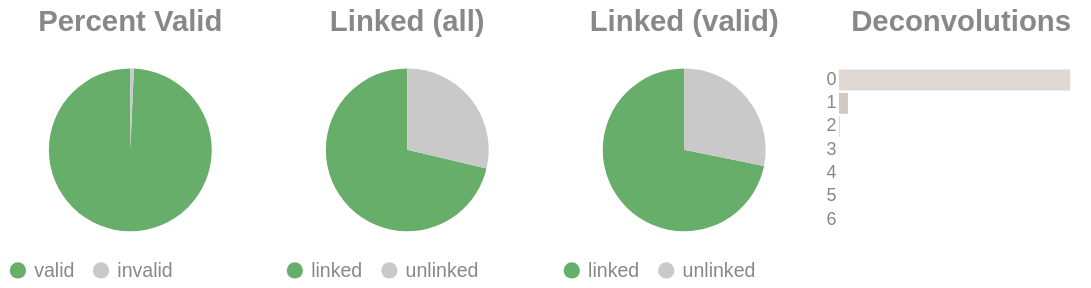

Source (notebook cell):
### Code cell
if SKIPLR:
    pass
else:
    clash = Counter()
    for i in valids['molecule'].to_list():
        _mol = i.split("-")
        if len(_mol) == 1:
            clash.update('0')
        else:
            clash.update(_mol[-1])

    _d = {"deconvolutions": [], 'count': []}
    for k,v in clash.items():
        _d['deconvolutions'].append(k)
        _d['count'].append(v)

    tot_valid = valids['reads'].sum()
    mask = valids['reads'] >= 2
    n_linked_reads = valids.filter(mask)['reads'].sum()
    if n_linked_reads == 0:
        print_html("No linked molecules (>=2 reads) were detected; skipping linked-only distributions.")
        SKIPLR = True
    else:
        perc_valid = round(tot_valid / n_reads, 4)
        linked_perc_abs = round(n_linked_reads / n_reads, 4)
        linked_perc = round(n_linked_reads / tot_valid, 4)

    _valid = pl.DataFrame({"valids": ['valid', 'invalid'], "count": [tot_valid, n_reads - tot_valid]})
    _linked_abs = pl.DataFrame({"linked (absolute)": ['linked', 'unlinked'], "count": [n_linked_reads, n_reads - n_linked_reads]})
    _linked_rel = pl.DataFrame({"linked (valids)": ['linked', 'unlinked'], "count": [n_linked_reads, tot_valid - n_linked_reads]})

    (
        alt.hconcat(
            piechart(_valid, goodval = 'valid', title = "Percent Valid"),
            piechart(_linked_abs, goodval = "linked", title =  "Linked (all)"),
            piechart(_linked_rel, goodval = "linked", title =  "Linked (valid)"),
            convolutionbar(pl.DataFrame(_d), title = "Deconvolutions"),
            center = True,
            bounds = 'flush'
        )
        .resolve_scale(color='independent')
        .resolve_legend('independent')
        .properties(usermeta={'embedOptions': {"actions": False}})
    ).display()

### Figure 1 — Vega-Lite specification as saved in the notebook (floating-point values rounded to 4 significant figures)
{"width": "container", "height": 400, "config": {"title": {"anchor": "start", "dy": -15, "fontSize": 18, "color": "#888888", "subtitleColor": "#888888", "subtitleFontSize": 14}, "arc": {"fill": "#0072B2"}, "axis": {"domainColor": "#888888", "domainWidth": 0.5, "gridWidth": 0.2, "grid": false, "titleFontWeight": 400, "titleFontSize": 15, "labelFontSize": 11, "labelColor": "#888888", "tickColor": "#888888", "tickWidth": 0.2, "titleColor": "#888888"}, "axisBand": {"grid": false}, "axisX": {"grid": true, "tickSize": 10, "domainCap": "round"}, "axisY": {"domain": false, "grid": true, "tickSize": 0, "domainCap": "round"}, "background": "transparent", "header": {"labelFontSize": 15, "labelColor": "#888888", "titleFontSize": 15, "titleFontWeight": 600, "titleColor": "#888888"}, "legend": {"labelFont": "sans-serif", "labelFontSize": 12, "labelColor": "#888888", "symbolSize": 100, "symbolType": "circle", "titleFontSize": 12, "titlePadding": 10, "titleColor": "#888888", "title": null}, "range": {"category": ["#E69F00", "#56B4E9", "#009E73", "#F0E442", "#0072B2", "#D55E00", "#CC79A7", "#000000"], "diverging": ["#cfe8f3", "#a2d4ec", "#73bfe2", "#46abdb", "#1696d2", "#12719e"]}, "area": {"fill": "#0072B2", "fillOpacity": 0.7, "line": true, "strokeOpacity": 0.7}, "line": {"color": "#0072B2", "stroke": "#0072B2", "strokeWidth": 2}, "trail": {"color": "#0072B2", "stroke": "#0072B2", "strokeWidth": 0, "size": 1}, "point": {"filled": true, "fillOpacity": 1.0, "size": 95}, "text": {"color": "#888888", "fontSize": 11, "align": "right", "fontWeight": 400, "size": 11}, "bar": {"fill": "#0072B2", "stroke": null}, "view": {"stroke": null, "continuousWidth": 660, "continuousHeight": 400}}, "hconcat": [{"data": {"name": "data-51a91abbd54a81f49821125626764cf5"}, "mark": {"type": "arc"}, "encoding": {"color": {"field": "valids", "legend": {"orient": "bottom", "title": null}, "scale": {"domain": ["valid", "invalid"], "range": ["#68ae6b", "#C9C9C9"]}, "title": "Valids", "type": "nominal"}, "theta": {"field": "count", "type": "quantitative"}, "tooltip": [{"field": "valids", "title": "Valids", "type": "ordinal"}, {"field": "percent", "format": ".2%", "title": "Percent", "type": "quantitative"}, {"field": "count", "title": "Count", "type": "quantitative"}]}, "height": 100, "title": {"text": "Percent Valid", "align": "center", "anchor": "middle"}, "transform": [{"calculate": "datum.count / 11279077", "as": "percent"}], "width": 150}, {"data": {"name": "data-7e7d0bbb9720c12fbd0f46a604eccf96"}, "mark": {"type": "arc"}, "encoding": {"color": {"field": "linked (absolute)", "legend": {"orient": "bottom", "title": null}, "scale": {"domain": ["linked", "unlinked"], "range": ["#68ae6b", "#C9C9C9"]}, "title": "Linked (Absolute)", "type": "nominal"}, "theta": {"field": "count", "type": "quantitative"}, "tooltip": [{"field": "linked (absolute)", "title": "Linked (Absolute)", "type": "ordinal"}, {"field": "percent", "format": ".2%", "title": "Percent", "type": "quantitative"}, {"field": "count", "title": "Count", "type": "quantitative"}]}, "height": 100, "title": {"text": "Linked (all)", "align": "center", "anchor": "middle"}, "transform": [{"calculate": "datum.count / 11279077", "as": "percent"}], "width": 150}, {"data": {"name": "data-c727069d74560bf26ae29df08d04771d"}, "mark": {"type": "arc"}, "encoding": {"color": {"field": "linked (valids)", "legend": {"orient": "bottom", "title": null}, "scale": {"domain": ["linked", "unlinked"], "range": ["#68ae6b", "#C9C9C9"]}, "title": "Linked (Valids)", "type": "nominal"}, "theta": {"field": "count", "type": "quantitative"}, "tooltip": [{"field": "linked (valids)", "title": "Linked (Valids)", "type": "ordinal"}, {"field": "percent", "format": ".2%", "title": "Percent", "type": "quantitative"}, {"field": "count", "title": "Count", "type": "quantitative"}]}, "height": 100, "title": {"text": "Linked (valid)", "align": "center", "anchor": "middle"}, "transform": [{"calculate": "datum.count / 11200404", "as": "percent"}], "width": 150}, {"data": {"name": "data-6f62b2070104e0075bb82979291ebe0d"}, "mark": {"type": "bar"}, "encoding": {"color": {"field": "deconvolutions", "legend": null, "scale": {"scheme": "lightgreyred"}, "type": "nominal"}, "tooltip": [{"field": "deconvolutions", "title": "Deconvolutions", "type": "ordinal"}, {"field": "percent", "format": ".2%", "title": "Percent", "type": "quantitative"}, {"field": "count", "title": "Count", "type": "quantitative"}], "x": {"axis": null, "field": "count", "type": "quantitative"}, "y": {"field": "deconvolutions", "sort": "ascending", "title": null, "type": "nominal"}}, "height": 100, "title": {"text": "Deconvolutions", "align": "center", "anchor": "middle"}, "transform": [{"calculate": "datum.count / 5424193", "as": "percent"}], "width": 150}], "bounds": "flush", "center": true, "resolve": {"legend": {"angle": "independent"}, "scale": {"color": "independent"}}, "usermeta": {"embedOptions": {"actions": false}}, "$schema": "https://vega.github.io/schema/vega-lite/v6.1.0.json", "datasets": {"data-51a91abbd54a81f49821125626764cf5": [{"valids": "valid", "count": 11200404}, {"valids": "invalid", "count": 78673}], "data-7e7d0bbb9720c12fbd0f46a604eccf96": [{"linked (absolute)": "linked", "count": 8042969}, {"linked (absolute)": "unlinked", "count": 3236108}], "data-c727069d74560bf26ae29df08d04771d": [{"linked (valids)": "linked", "count": 8042969}, {"linked (valids)": "unlinked", "count": 3157435}], "data-6f62b2070104e0075bb82979291ebe0d": [{"deconvolutions": "0", "count": 5206863}, {"deconvolutions": "1", "count": 202985}, {"deconvolutions": "2", "count": 12851}, {"deconvolutions": "3", "count": 1279}, {"deconvolutions": "4", "count": 188}, {"deconvolutions": "5", "count": 24}, {"deconvolutions": "6", "count": 3}]}}
